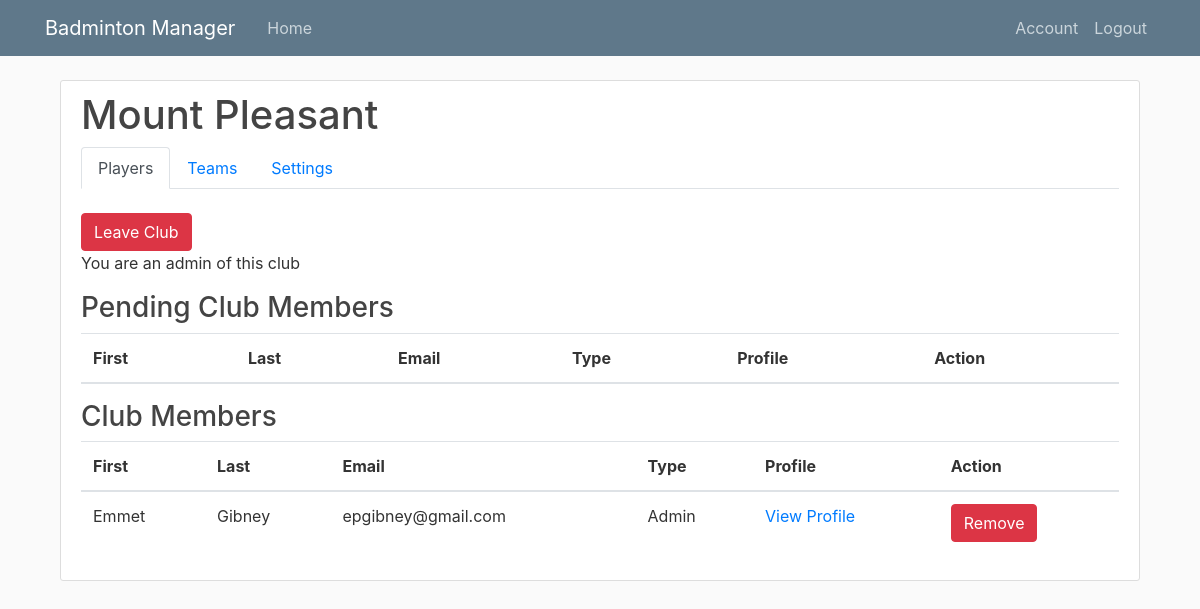
The page /club/1 (signed in) on the database its author committed.
### clubmanager/models.py (models this page shows, shortened)
class Club(db.Model):
    __tablename__ = 'club'
    id = db.Column(db.Integer, primary_key=True)
    name = db.Column(db.String(100), nullable=False)
    date_created = db.Column(db.DateTime, nullable=False, default=datetime.utcnow)
    members = db.relationship("Membership", back_populates="club")
    teams = db.relationship('Team', backref='club_team', lazy=True)

class Membership(db.Model):
    __tablename__ = 'membership'
    user_id = db.Column(db.Integer, db.ForeignKey('user.id'), primary_key=True)
    club_id = db.Column(db.Integer, db.ForeignKey('club.id'), primary_key=True)
    is_admin = db.Column(db.Boolean, unique=False, default=False)
    is_member = db.Column(db.Boolean, unique=False, default=False)
    member = db.relationship("User", back_populates="clubs")
    club = db.relationship("Club", back_populates="members")
    '''

    '''

class User(db.Model, UserMixin):
    __tablename__ = 'user'
    id = db.Column(db.Integer, primary_key=True)
    first_name = db.Column(db.String(20), unique=True, nullable=False)
    last_name = db.Column(db.String(20), unique=True, nullable=False)
    email = db.Column(db.String(120), unique=True, nullable=False)
    image_file = db.Column(db.String(20), nullable=False, default='default.jpg')
    password = db.Column(db.String(60), nullable=False)
    clubs = db.relationship('Membership', back_populates="member")
    teams = db.relationship('TeamMembership', back_populates="team_member")

### clubmanager/clubs/routes.py (the view)
@clubs.route("/club/<int:club_id>")
@login_required
def club(club_id):
    club = Club.query.get_or_404(club_id)
    players = club.members
    teams = club.teams
    '''I want to see if the user is an admin'''
    admin_status = user_is_admin(club_id, players)
    '''I want to see if the user is in the list of members'''
    pending_status = user_is_pending(club_id, club)
    '''I want to see if the user has an approved membership'''
    active_status = user_is_member(club_id, players)
    return render_template('club.html', club=club, players=players, teams=teams, active_status=active_status,
                        pending_status=pending_status, admin_status=admin_status)

### clubmanager/clubs/routes.py (called while the page is built)
def user_is_member(club_id, players):
    active_status = False
    for p in players:
        if p.member == current_user:
            if p.is_member == True:
                active_status = True
    return active_status

def user_is_admin(club_id, players):
    admin_status = False
    for p in players:
        if p.member == current_user:
            if p.is_admin == True:
                admin_status = True
    return admin_status

def user_is_pending(club_id, club):
    player_list = []
    pending_status = False
    for m in club.members:
        p = User(id=m.user_id)
        player_list.append(p)
    if current_user in player_list:
        pending_status = True
    else:
        pending_status = False
    return pending_status

### clubmanager/models.py (called while the page is built)
@login_manager.user_loader
def load_user(user_id):
    return User.query.get(int(user_id))

### clubmanager/templates/club.html (shortened to what this page needs)
{% extends "layout.html" %} {% block content %}
<div class="container">
  <article class="media content-section">
    <div class="media-body">
      <h1 class="article-title">{{ club.name }}</h1>
      <ul class="nav nav-tabs" id="myTab" role="tablist">
        <li class="nav-item">
          <a class="nav-link active" id="players-tab" data-toggle="tab" href="#players" role="tab" aria-controls="players" aria-selected="true">Players</a>
        </li>
        <li class="nav-item">
          <a class="nav-link" id="teams-tab" data-toggle="tab" href="#teams" role="tab" aria-controls="teams" aria-selected="false">Teams</a>
        </li>
        <li class="nav-item">
          <a class="nav-link" id="settings-tab" data-toggle="tab" href="#settings" role="tab" aria-controls="settings" aria-selected="false">Settings</a>
        </li>
      </ul>
      <div class="tab-content" id="myTabContent">
        <div class="tab-pane fade show active" id="players" role="tabpanel" aria-labelledby="players-tab">
          <br>
          {% if active_status == True %}
            <form action="{{ url_for('clubs.leave_club', club_id=club.id) }}" method="POST">
              <input class="btn btn-danger" type="submit" value="Leave Club">
            </form>
          {% elif pending_status == True %}
            <button class="btn btn-secondary">Pending</button>
          {% elif active_status == False %}
            <form action="{{ url_for('clubs.join_club', club_id=club.id) }}" method="POST">
              <input class="btn btn-success" type="submit" value="Join Club">
            </form>
          {% endif %}
          {% if admin_status == True %}
          <p>You are an admin of this club</p>
          {% endif %}
          {% if admin_status == True %}
          <h3 class="article-title">Pending Club Members</h3>
          <table class="table">
            <thead>
              <tr>
                <th scope="col">First</th>
                <th scope="col">Last</th>
                <th scope="col">Email</th>
                <th scope="col">Type</th>
                <th scope="col">Profile</th>
                <th scope="col">Action</th>
              </tr>
            </thead>
          </table>
          {% endif %}
          <h3 class="article-title">Club Members</h3>
          <table class="table">
            <thead>
              <tr>
                <th scope="col">First</th>
                <th scope="col">Last</th>
                <th scope="col">Email</th>
                <th scope="col">Type</th>
                <th scope="col">Profile</th>
                {% if admin_status == True %}
                <th scope="col">Action</th>
                {% endif %}
              </tr>
            </thead>
            <tbody>
              {% for player in players %}
                {% if player.is_member == True %}
                <tr>
                  <td>{{ player.member.first_name }}</td>
                  <td>{{ player.member.last_name }}</td>
                  <td>{{ player.member.email }}</td>
                  {% if player.is_admin == True %}
                    <td>Admin</td>
                  {% else %}
                    <td>Normal</td>
                  {% endif %}
                  <td><a href="{{ url_for('clubs.member_profile', club_id=club.id , user_id=player.member.id) }}">View Profile</a></td>
                  {% if admin_status == True %}
                    <td>
                      <form action="{{ url_for('clubs.remove_member', club_id=club.id, user_id=player.member.id) }}" method="POST">
                        <input class="btn btn-danger" type="submit" value="Remove">
                      </form>
                    </td>
                  {% endif %}
                </tr>
                {% endif %}
              {% endfor %}
            </tbody>
          </table>
        </div>
      </div>
    </div>
  </article>
</div>
{% endblock %}

### clubmanager/static/main.css (style rules this page uses)
body { background: #fafafa; color: #333333; margin-top: 5rem; }
h1, h2, h3, h4, h5, h6 { color: #444444; }
.content-section { background: #ffffff; padding: 10px 20px; border: 1px solid #dddddd; border-radius: 3px; margin-bottom: 20px; }
.article-title { color: #444444; }

### rows shown on the page
Club: name "Mount Pleasant"
Membership: member.first_name "Emmet", member.last_name "Gibney", member.email "epgibney@gmail.com", is_admin "Admin"
